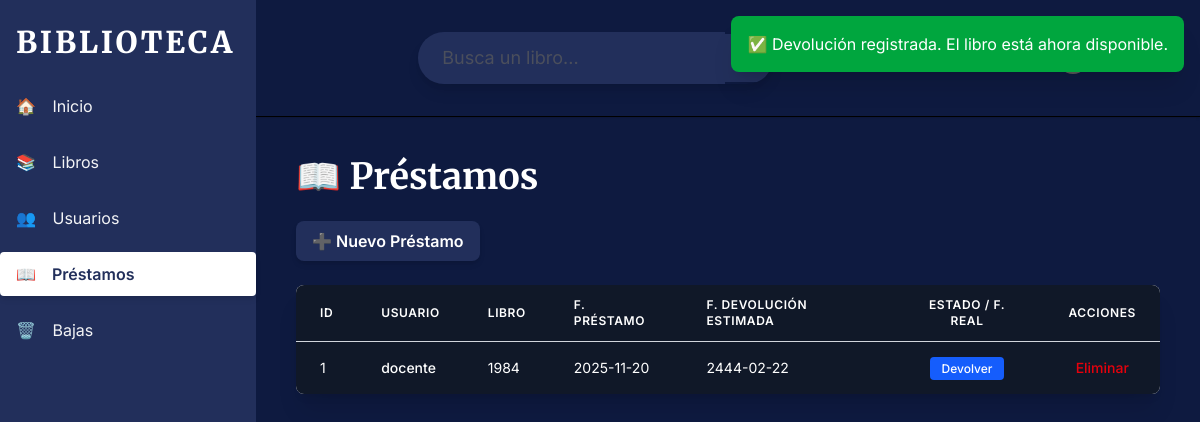
The page /index.php?view=prestamos&msg=devolucion_registrada (signed in) on the database its author committed.
### tables this page shows
CREATE TABLE `prestamo` (
  `id_prestamo` int(11) NOT NULL,
  `id_usuario` int(11) NOT NULL,
  `id_libro` int(11) NOT NULL,
  `fecha_prestamo` date NOT NULL,
  `fecha_devolucion_estimada` date NOT NULL
);

CREATE TABLE `usuario` (
  `id_usuario` int(11) NOT NULL,
  `nombre_completo` varchar(50) NOT NULL,
  `password` varchar(255) NOT NULL,
  `tipo_usuario` enum('estudiante','docente') NOT NULL,
  `dni_o_matricula` int(50) NOT NULL
);

CREATE TABLE `libro` (
  `id_libro` int(11) NOT NULL,
  `titulo` varchar(200) NOT NULL,
  `id_editorial` int(11) NOT NULL,
  `ano_publicacion` smallint(4) NOT NULL,
  `edicion` varchar(50) NOT NULL,
  `ISBN` varchar(20) NOT NULL,
  `codigo_clasificacion` varchar(11) DEFAULT NULL,
  `id_area_tematica` int(11) NOT NULL,
  `numero_inventario` int(11) NOT NULL,
  `estado` enum('disponible','dañado','baja','prestado') NOT NULL,
  `observaciones` text DEFAULT NULL
);

### prestamos/index.php (the view, shortened to what this page needs)
<?php
include './includes/conexion.php';
if ($_SERVER['REQUEST_METHOD'] === 'POST'){
    if (isset($_POST['buscador']) && !empty(trim($_POST['buscador']))) {
        $buscador = $_POST['buscador'] . "%";
    }else {
        $buscador = "%";
    }
}else {
    $buscador = "%";
}
?>
<div class="p-6">
  <h1 class="text-4xl font-serif font-bold text-white mb-6">📖 Préstamos</h1>
  <?php if($_SESSION['user_type'] === 'docente'): ?>
    <a href="index.php?view=prestamos-crear" class="bg-principal text-white font-semibold py-2 px-4 rounded-lg hover:bg-principal/90 transition duration-150 shadow-md inline-block mb-6">
        ➕ Nuevo Préstamo
    </a>
  <?php endif; ?>
  <div class="bg-white shadow-xl rounded-lg overflow-hidden">
      <div class="overflow-x-auto">
          <table class="min-w-full divide-y divide-gray-200">
              <thead class="bg-gray-900 border-b border-gray-300">
                  <tr>
                      <th class="px-6 py-3 text-left text-xs font-semibold uppercase tracking-wider text-white">ID</th>
                      <th class="px-6 py-3 text-left text-xs font-semibold uppercase tracking-wider text-white">Usuario</th>
                      <th class="px-6 py-3 text-left text-xs font-semibold uppercase tracking-wider text-white">Libro</th>
                      <th class="px-6 py-3 text-left text-xs font-semibold uppercase tracking-wider text-white">F. Préstamo</th>
                      <th class="px-6 py-3 text-left text-xs font-semibold uppercase tracking-wider text-white">F. Devolución Estimada</th>
                      <th class="px-6 py-3 text-center text-xs font-semibold uppercase tracking-wider text-white">Estado / F. Real</th>
                      <th class="px-6 py-3 text-center text-xs font-semibold uppercase tracking-wider text-white">Acciones</th>
                  </tr>
              </thead>
              <tbody class="bg-gray-900 divide-y divide-gray-200">
                <?php
                if($_SESSION['user_type'] === 'estudiante'){
                  $user_id = $_SESSION['user_id'];
                  $sql = "SELECT
                          p.id_prestamo,
                          u.nombre_completo,
                          l.titulo,
                          p.fecha_prestamo,
                          p.fecha_devolucion_estimada,
                          d.fecha_devolucion_real
                        FROM prestamo p
                        JOIN usuario u ON u.id_usuario = p.id_usuario
                        JOIN libro l ON l.id_libro = p.id_libro
                        LEFT JOIN devolucion d ON d.id_prestamo = p.id_prestamo
                        WHERE u.id_usuario = $user_id
                        ORDER BY p.fecha_prestamo DESC";
                }else {
                  $sql = "SELECT
                          p.id_prestamo,
                          u.nombre_completo,
                          l.titulo,
                          p.fecha_prestamo,
                          p.fecha_devolucion_estimada,
                          d.fecha_devolucion_real
                        FROM prestamo p
                        JOIN usuario u ON u.id_usuario = p.id_usuario
                        JOIN libro l ON l.id_libro = p.id_libro
                        LEFT JOIN devolucion d ON d.id_prestamo = p.id_prestamo
                        WHERE l.titulo LIKE '$buscador'
                        ORDER BY p.fecha_prestamo DESC";
                }
                $res = $conn->query($sql);
                while($row = $res->fetch_assoc()) {
                  $es_devuelto = !is_null($row['fecha_devolucion_real']);
                  $es_docente = $_SESSION['user_type'] === 'docente';
                  $es_atrasado = !$es_devuelto && (strtotime($row['fecha_devolucion_estimada']) < time());
                  $clase_fila = '';
                  if ($es_atrasado) {
                    $clase_fila = 'hover:bg-fuchsia-950';
                  } elseif ($es_devuelto) {
                    $clase_fila = 'hover:bg-sky-900';
                  } else{
                    $clase_fila = 'hover:bg-gray-800';
                  }
                  echo "<tr class='transition duration-150 {$clase_fila}'>";
                  echo "<td class='px-6 py-4 whitespace-nowrap text-sm text-white'>{$row['id_prestamo']}</td>";
                  echo "<td class='px-6 py-4 whitespace-nowrap text-sm font-medium text-white'>{$row['nombre_completo']}</td>";
                  echo "<td class='px-6 py-4 whitespace-nowrap text-sm text-white'>{$row['titulo']}</td>";
                  echo "<td class='px-6 py-4 whitespace-nowrap text-sm text-white'>{$row['fecha_prestamo']}</td>";
                  echo "<td class='px-6 py-4 whitespace-nowrap text-sm text-white'>";
                  if ($es_atrasado) {
                      echo "<span class='font-bold text-red-600'>{$row['fecha_devolucion_estimada']} ⚠️</span>";
                  } else {
                      echo $row['fecha_devolucion_estimada'];
                  }
                  echo "</td>";
                  echo "<td class='px-6 py-4 whitespace-nowrap text-center text-sm font-medium'>";
                  if (!$es_devuelto) {
                    echo "<a href='prestamos/devolver.php?id={$row['id_prestamo']}' class='bg-blue-600 text-white px-3 py-1 rounded text-xs hover:bg-blue-700 transition duration-150'>Devolver</a>";
                  } elseif ($es_devuelto) {
                    echo "<span class='inline-flex items-center px-3 py-0.5 rounded-full text-xs font-semibold bg-green-200 text-green-800'>{$row['fecha_devolucion_real']}</span>";
                  } else {
                    echo "<span class='inline-flex items-center px-3 py-0.5 rounded-full text-xs font-semibold bg-yellow-200 text-yellow-800'>Pendiente</span>";
                  }
                  echo "</td>";
                  echo "<td class='px-6 py-4 whitespace-nowrap text-center text-sm font-medium'>";
                  if ($es_docente && !$es_devuelto) {
                    echo "<a href='prestamos/eliminar.php?id={$row['id_prestamo']}' class='text-red-600 hover:text-red-800 transition duration-150 hover:underline' onclick=\"return confirm('¿Seguro que deseas eliminar el préstamo (solo si no se ha devuelto)?')\">Eliminar</a>";
                  } else {
                    echo "N/A";
                  }
                  echo "</td>";
                  echo "</tr>";
                }
                ?>
              </tbody>
          </table>
      </div>
  </div>
</div>

### public/css/style.css (style rules this page uses)
:root { --color-ravenclaw-azul: #222f5b; --color-ravenclaw-bronce: #d49e4d; --color-ravenclaw-fondo-claro: #F0F8FF; --color-fondo-base: #0e1a40; --color-gris-texto: #5d5d5d; --font-serif: 'Merriweather', serif; --font-sans: 'Inter', sans-serif; }
body { font-family: var(--font-sans); color: var(--color-gris-texto); background-color: var(--color-fondo-base); }
.bg-principal { background-color: var(--color-ravenclaw-azul); }

### rows shown on the page
prestamo: id_prestamo "1", id_usuario.nombre_completo "docente", id_libro.titulo "1984", fecha_prestamo "2025-11-20", fecha_devolucion_estimada "2444-02-22"

### other values the page prints
$item['icono'] "🏠"
$item['nombre'] "Inicio"
$item['icono'] "📚"
$item['nombre'] "Libros"
$item['icono'] "👥"
$item['nombre'] "Usuarios"
$item['icono'] "📖"
$item['nombre'] "Préstamos"
$item['icono'] "🗑️"
$item['nombre'] "Bajas"
$message "✅ Devolución registrada. El libro está ahora disponible."
